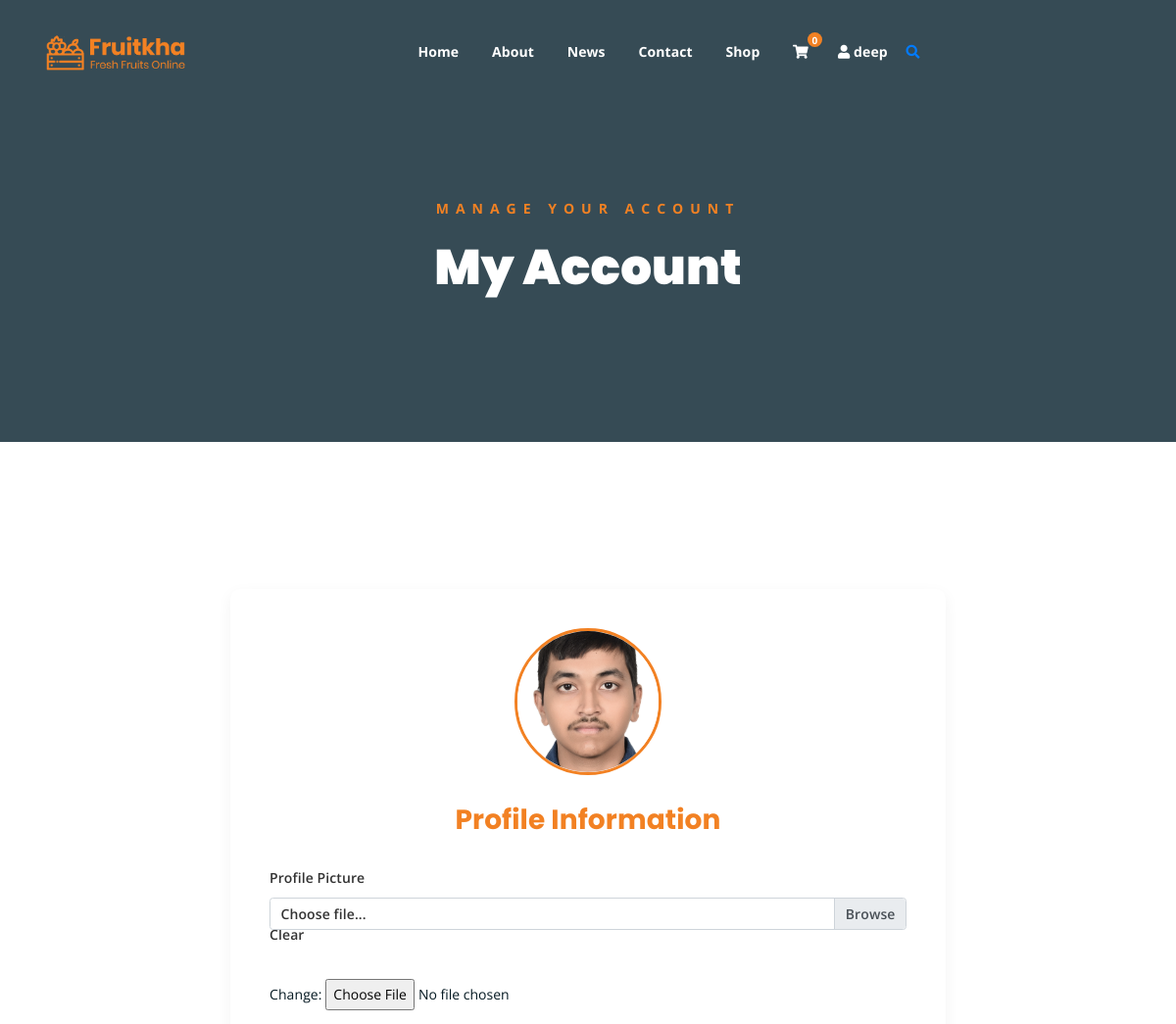
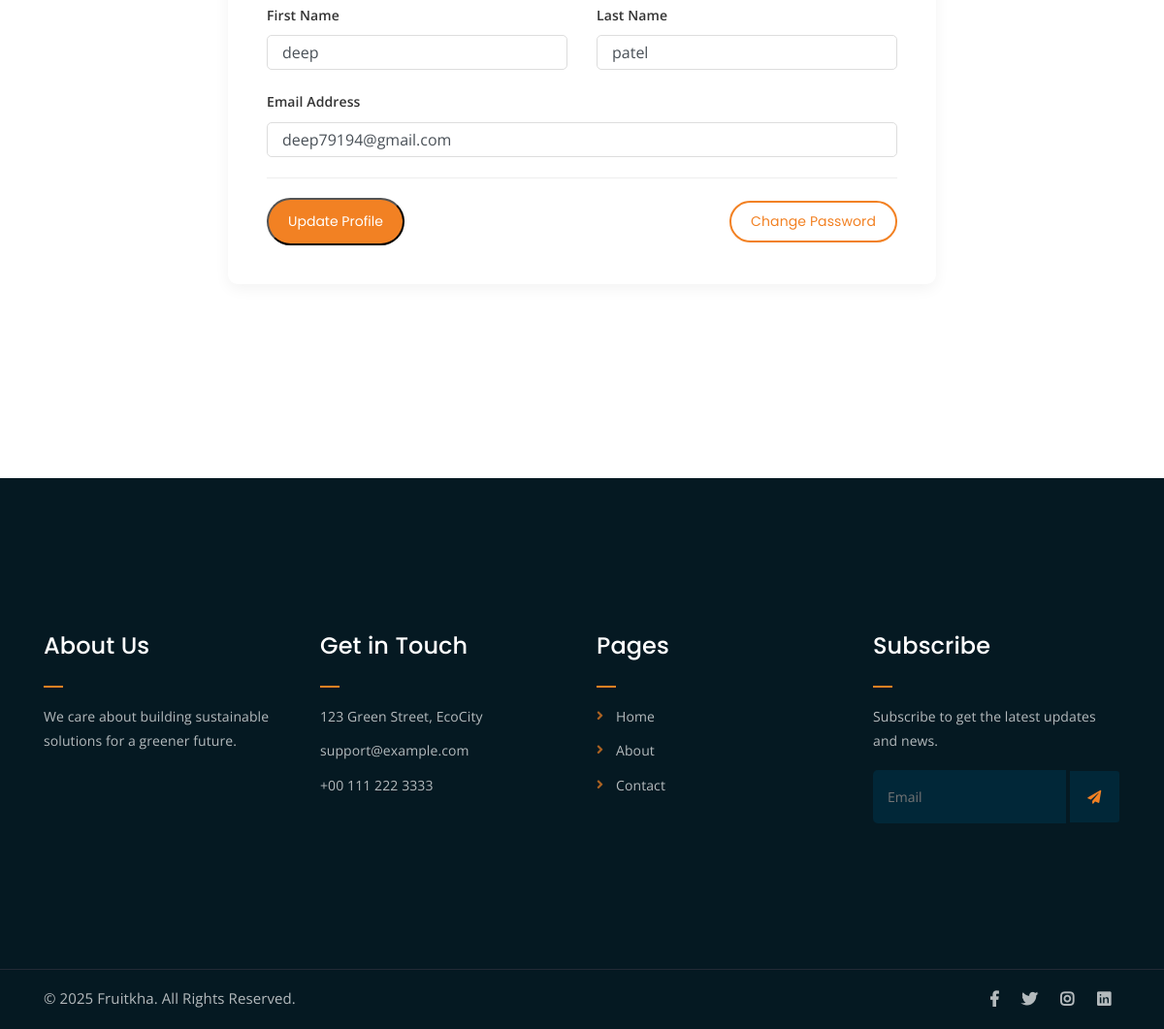
Screenshot of /my-account/ (signed in) with the database file from the repository (2 pictures, top to bottom).
### app1/models.py (models this page shows, shortened)
class User(AbstractBaseUser, PermissionsMixin):
    email = models.EmailField(_('email address'), unique=True)
    username = models.CharField(_('username'), max_length=30, unique=True)
    first_name = models.CharField(_('first name'), max_length=30)
    last_name = models.CharField(_('last name'), max_length=30)
    date_joined = models.DateTimeField(_('date joined'), default=timezone.now)
    is_active = models.BooleanField(_('active'), default=True)
    is_staff = models.BooleanField(_('staff status'), default=False)
    bio = models.TextField(_('bio'), max_length=500, blank=True)
    profile_picture = models.ImageField(
        _('profile picture'),
        upload_to='profile_pics/',
        blank=True,
        null=True
    )
    groups = models.ManyToManyField(
        'auth.Group',
        verbose_name=_('groups'),
        blank=True,
        help_text=_(
            'The groups this user belongs to. A user will get all permissions '
            'granted to each of their groups.'
        ),
        related_name="custom_user_set",  # Changed to unique name
        related_query_name="custom_user",
    )
    user_permissions = models.ManyToManyField(
        'auth.Permission',
        verbose_name=_('user permissions'),
        blank=True,
        help_text=_('Specific permissions for this user.'),
        related_name="custom_user_permissions_set",  # Changed to unique name
        related_query_name="custom_user_permissions",
    )
    objects = UserManager()
    USERNAME_FIELD = 'email'
    REQUIRED_FIELDS = ['username', 'first_name', 'last_name']
    class Meta:
        verbose_name = _('user')
        verbose_name_plural = _('users')
    def get_full_name(self):
        full_name = f"{self.first_name} {self.last_name}"
        return full_name.strip()
    @property
    def cart(self):
        cart, created = Cart.objects.get_or_create(user=self)
        return cart

class Cart(models.Model):
    user = models.ForeignKey(settings.AUTH_USER_MODEL, on_delete=models.CASCADE)
    created_at = models.DateTimeField(auto_now_add=True)
    updated_at = models.DateTimeField(auto_now=True)

### app1/views.py (the view)
# urls.py: path('my-account/', views.account, name='account'),
@login_required
def account(request):
    if request.method == 'POST':
        form = UserUpdateForm(request.POST, request.FILES, instance=request.user)
        if form.is_valid():
            form.save()
            messages.success(request, 'Your account has been updated!')
            return redirect('account')
    else:
        form = UserUpdateForm(instance=request.user)
    return render(request, 'account.html', {'form': form})

### app1/forms.py (shortened to what this page needs)
class UserUpdateForm(UserChangeForm):
    class Meta:
        model = User
        fields = ['first_name', 'last_name', 'email', 'profile_picture']
        widgets = {
            'first_name': forms.TextInput(attrs={'class': 'form-control'}),
            'last_name': forms.TextInput(attrs={'class': 'form-control'}),
            'email': forms.EmailInput(attrs={'class': 'form-control'}),
        }

### app1/context_processors.py (called while the page is built)
def cart_count(request):
    if request.user.is_authenticated:
        cart, created = Cart.objects.get_or_create(user=request.user)
        return {'cart_count': cart.items.count()}
    return {'cart_count': 0}

### app1/static/templates/account.html (shortened to what this page needs)
{% extends 'base.html' %}
{% load static %}
{% block content %}
<div class="breadcrumb-section breadcrumb-bg">
    <div class="container">
        <div class="row">
            <div class="col-lg-8 offset-lg-2 text-center">
                <div class="breadcrumb-text">
                    <p>Manage Your Account</p>
                    <h1>My Account</h1>
                </div>
            </div>
        </div>
    </div>
</div>
<div class="mt-150 mb-150">
    <div class="container">
        <div class="row">
            <div class="col-lg-8 offset-lg-2">
                <div class="single-account-section">
                    <div class="account-image">
                        {% if user.profile_picture %}
                            <img src="{{ user.profile_picture.url }}" alt="{{ user.get_full_name }}">
                        {% else %}
                            <img src="{% static 'assets/img/user-default.png' %}" alt="Default Profile">
                        {% endif %}
                    </div>
                    <form method="POST" enctype="multipart/form-data" class="account-form">
                        <h3>Profile Information</h3>
                        <div class="form-group">
                            <label>Profile Picture</label>
                            <div class="custom-file">
                                {{ form.profile_picture }}
                                <label class="custom-file-label" for="id_profile_picture">Choose file...</label>
                            </div>
                        </div>
                        <div class="row">
                            <div class="col-md-6">
                                <div class="form-group">
                                    <label>First Name</label>
                                    {{ form.first_name }}
                                </div>
                            </div>
                            <div class="col-md-6">
                                <div class="form-group">
                                    <label>Last Name</label>
                                    {{ form.last_name }}
                                </div>
                            </div>
                        </div>
                        <div class="form-group">
                            <label>Email Address</label>
                            {{ form.email }}
                        </div>
                        <div class="account-actions mt-4">
                            <button type="submit" class="boxed-btn">Update Profile</button>
                            <a href="{% url 'password_change' %}"  class="bordered-btn">Change Password</a>
                        </div>
                    </form>
                </div>
            </div>
        </div>
    </div>
</div>
{% endblock %}

### app1/static/templates/base.html (shortened to what this page needs)
{% load static %}
<!DOCTYPE html>
<html lang="en">
<head>
    <link rel="stylesheet" href="{% static 'assets/css/all.min.css' %}">
    <link rel="stylesheet" href="{% static 'assets/bootstrap/css/bootstrap.min.css' %}">
    <link rel="stylesheet" href="{% static 'assets/css/owl.carousel.css' %}">
    <link rel="stylesheet" href="{% static 'assets/css/magnific-popup.css' %}">
    <link rel="stylesheet" href="{% static 'assets/css/animate.css' %}">
    <link rel="stylesheet" href="{% static 'assets/css/meanmenu.min.css' %}">
    <link rel="stylesheet" href="{% static 'assets/css/main.css' %}?v={% now 'U' %}">
    <link rel="stylesheet" href="{% static 'assets/css/responsive.css' %}">
</head>
<body>
    <div class="top-header-area" id="sticker">
        <div class="container">
            <div class="row">
                <div class="col-lg-12 col-sm-12 text-center">
                    <div class="main-menu-wrap">
                        <div class="site-logo">
                            <a href="{% url 'home' %}">
                                <img src="{% static 'assets/img/logo.png' %}" alt="">
                            </a>
                        </div>
                        <nav class="main-menu">
                            <ul>
                                <li class="{% if request.path == '/' %}current-list-item{% endif %}"><a href="{% url 'home' %}">Home</a></li>
                                <li class="{% if request.path == '/about/' %}current-list-item{% endif %}"><a href="{% url 'about' %}">About</a></li>
                                <li class="{% if '/news/' in request.path %}current-list-item{% endif %}"><a href="{% url 'eco_news' %}">News</a></li>
                                <li class="{% if request.path == '/contact/' %}current-list-item{% endif %}"><a href="{% url 'contact' %}">Contact</a></li>
                                <li class="{% if request.path == '/shop/' %}current-list-item{% endif %}"><a href="{% url 'shop' %}">Shop</a></li>
                               <li>
                                    <div class="header-icons">
                                        <a class="shopping-cart" href="{% url 'cart' %}">
                                            <i class="fas fa-shopping-cart"></i>
                                            {% if user.is_authenticated %}
                                                <span class="cart-count">{{ user.cart.items.count }}</span>
                                            {% endif %}
                                        </a>
                                        {% if user.is_authenticated %}
                                            <li class="user-dropdown">
                                                <a class="shopping-cart-1" href="#">
                                                    <i class="fas fa-user"></i>
                                                    <span class="username">{{ user.first_name }}</span>
                                                </a>
                                            </li>
                                        {% endif %}
                                        <a class="mobile-hide search-bar-icon" href="#"><i class="fas fa-search"></i></a>
                                    </div>
                                </li>
                            </ul>
                        </nav>
                    </div>
                </div>
            </div>
        </div>
    </div>
    {% block content %}{% endblock %}
    <div class="footer-area">
        <div class="container">
            <div class="row">
                <div class="col-lg-3 col-md-6">
                    <div class="footer-box about-widget">
                        <h2 class="widget-title">About Us</h2>
                        <p>We care about building sustainable solutions for a greener future.</p>
                    </div>
                </div>
                <div class="col-lg-3 col-md-6">
                    <div class="footer-box get-in-touch">
                        <h2 class="widget-title">Get in Touch</h2>
                        <ul>
                            <li>123 Green Street, EcoCity</li>
                            <li>support@example.com</li>
                            <li>+00 111 222 3333</li>
                        </ul>
                    </div>
                </div>
                <div class="col-lg-3 col-md-6">
                    <div class="footer-box pages">
                        <h2 class="widget-title">Pages</h2>
                        <ul>
                            <li><a href="{% url 'home' %}">Home</a></li>
                            <li><a href="{% url 'about' %}">About</a></li>
                            <li><a href="{% url 'contact' %}">Contact</a></li>
                        </ul>
                    </div>
                </div>
                <div class="col-lg-3 col-md-6">
                    <div class="footer-box subscribe">
                        <h2 class="widget-title">Subscribe</h2>
                        <p>Subscribe to get the latest updates and news.</p>
                        <form action="#">
                            <input type="email" placeholder="Email">
                            <button type="submit"><i class="fas fa-paper-plane"></i></button>
                        </form>
                    </div>
                </div>
            </div>
        </div>
    </div>
    <div class="copyright">
        <div class="container">
            <div class="row">
                <div class="col-lg-6 col-md-12">
                    <p>&copy; 2025 Fruitkha. All Rights Reserved.</p>
                </div>
                <div class="col-lg-6 text-right col-md-12">
                    <div class="social-icons">
                        <ul>
                            <li><a href="#"><i class="fab fa-facebook-f"></i></a></li>
                            <li><a href="#"><i class="fab fa-twitter"></i></a></li>
                            <li><a href="#"><i class="fab fa-instagram"></i></a></li>
                            <li><a href="#"><i class="fab fa-linkedin"></i></a></li>
                        </ul>
                    </div>
                </div>
            </div>
        </div>
    </div>
</body>
</html>

### rows the page displays
User: cart.items.count "0", first_name "deep", profile_picture (picture), last_name "patel", email "deep79194@gmail.com"
